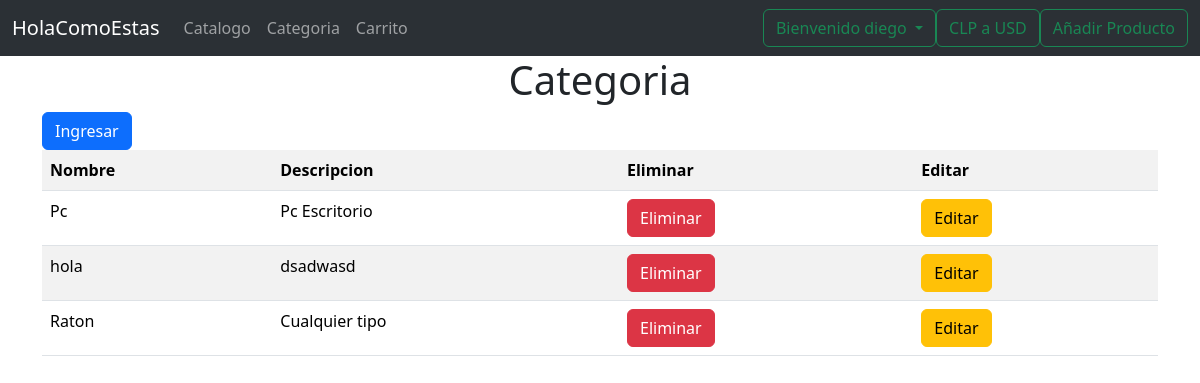
Page /market/listarCategoria (signed in) on the committed database.
### market/models.py (models this page shows, shortened)
class Categoria(models.Model):
    nombre = models.CharField(max_length=50)
    descripcion = models.TextField()

### market/views.py (the view)
# urls.py: path('listarCategoria', views.listarCategoria, name='listarCategoria'),
def listarCategoria(request):
    listadoCategoria = Categoria.objects.all()
    context = {'listado': listadoCategoria}
    return render(request, 'listarCategoria.html', context)

### market/templates/listarCategoria.html (shortened to what this page needs)
{% extends "plantillaBase.html" %}
{% block tituloPrincipal %} Categoria {% endblock %}
{% block contenido  %}
    <a href="{% url 'anadirCategoriaForm' %}" class="btn btn-primary">Ingresar</a>
{% endblock %}
{% block listado    %}
    <table class="table table-responsive table-striped">
        <tr>
            <th>Nombre</th>
            <th>Descripcion</th>
            {% if request.user.is_authenticated %}
            <th>Eliminar</th>
            <th>Editar</th>
            {% endif %}
        </tr>
    {% for categoria in listado %}
        <tr>
            <td>{{categoria.nombre}}</td>
            <td>{{categoria.descripcion}}</td>
            {% if request.user.is_authenticated %}
            <td><a href="{% url 'eliminarCategoria' categoria.id %}" class="btn btn-danger">Eliminar</a></td>
            <td><a href="{% url 'editarCategoria' categoria.id %}" class="btn btn-warning">Editar</a></td>
            {% endif %}
        </tr>
    {% endfor %}
    </table>
{% endblock %}

### market/templates/plantillaBase.html (shortened to what this page needs)
{% load static %}
<!DOCTYPE html>
<html lang="es">
<head>
    <link href="https://cdn.jsdelivr.net/npm/bootstrap@5.3.3/dist/css/bootstrap.min.css" rel="stylesheet"
>
</head>
<body>
    <header>
        <nav class="navbar navbar-expand-lg bg-body-tertiary" data-bs-theme="dark">
            <div class="container-fluid">
                <a class="navbar-brand" href="{% url 'index' %}">HolaComoEstas</a>
                <div class="collapse navbar-collapse" id="navbarSupportedContent">
                    <ul class="navbar-nav me-auto mb-2 mb-lg-0">
                        <li class="nav-item">
                            <a class="nav-link" href="{% url 'listarProductos' %}">Catalogo</a>
                        </li>
                        <li class="nav-item">
                            <a class="nav-link" href="{% url 'listarCategoria' %}">Categoria</a>
                        </li>
                        <li class="nav-item">
                            <a class="nav-link" href="{% url 'listarCarrito' %}">Carrito</a>
                        </li>
                    </ul>
                    {% if user.is_authenticated %}
                        <li class="nav-item dropdown btn btn-outline-success">
                            <a class="nav-link dropdown-toggle" href="#" id="navbarDropdown" role="button" data-bs-toggle="dropdown" aria-expanded="false">
                                Bienvenido {{ user.username }}
                            </a>
                        </li>
                    {% endif %}
                    <a class="btn btn-outline-success" id="boton-clp-usd" onclick="cambiar()">CLP a USD</a>
                    <a class="btn btn-outline-success" href="{% url 'anadirProductoForm' %}">Añadir Producto</a>
                </div>
            </div>
        </nav>
    </header>
    <div class="container">
        <h1 class="text-center">{% block tituloPrincipal %}{% endblock %}</h1>
        {% block contenido  %}{% endblock %}
        {% block listado    %}{% endblock %}
    </div>
</body>
</html>

### rows in the picture
Categoria: nombre "Pc", descripcion "Pc Escritorio"
Categoria: nombre "hola", descripcion "dsadwasd"
Categoria: nombre "Raton", descripcion "Cualquier tipo"

### other values in the picture
{{ user.username }} "diego"
